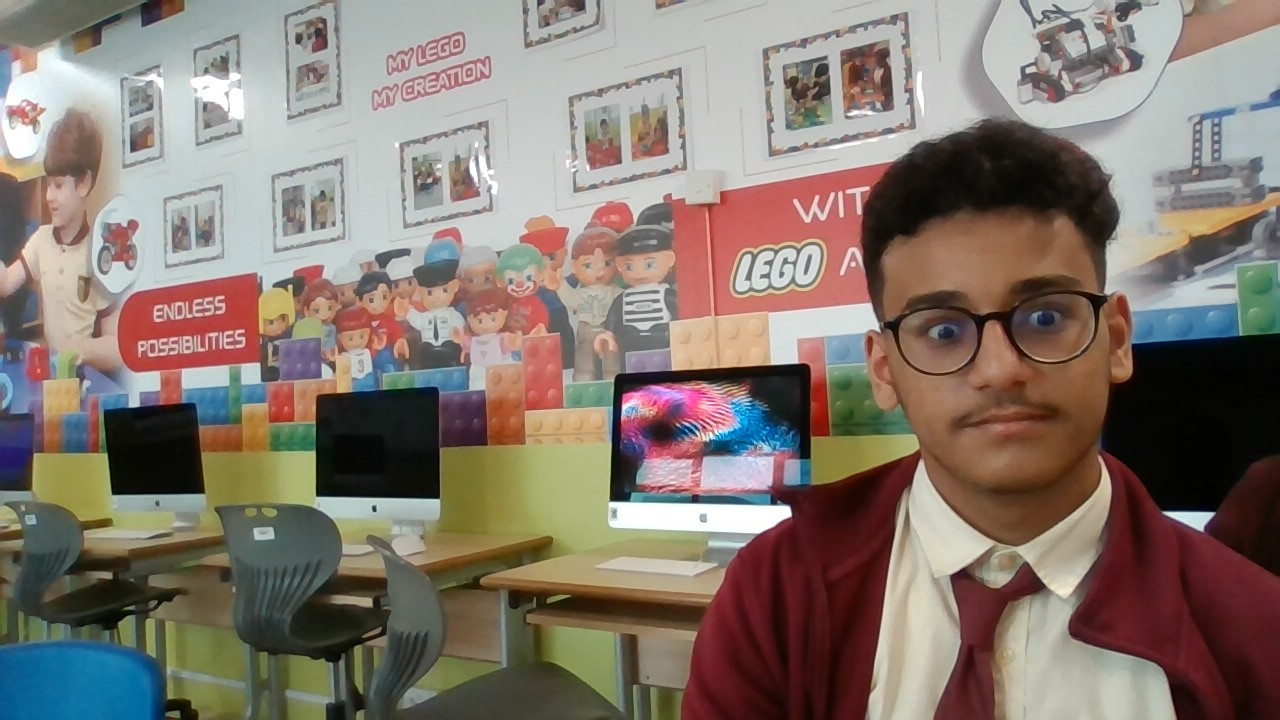
#> input picture Senior Team/Intro/images/Adam_1.jpg, 1280 x 720 px, given in place of the camera
$ python Alarm_system.py
#> lines starting #> are read from the running program, lines starting #| are printed output that depends on the picture
import cv2
import imutils

import threading
import winsound

from rich import box
from rich import print
from rich.panel import Panel


def alarm_bleep():
    global alarm
    for _ in range(5):
        if not alarm_mode:
            break
        print(Panel.fit("[b]ALARM !!", title = "[b]ALERT 🟥", title_align = "left", box = box.SQUARE, border_style = "bold red"))
        winsound.Beep(2500, 100)
    alarm = False


cap = cv2.VideoCapture(0, cv2.CAP_DSHOW)

cap.set(cv2.CAP_PROP_FRAME_WIDTH, 640)
cap.set(cv2.CAP_PROP_FRAME_HEIGHT, 480)

_, start_frame = cap.read()
#> start_frame is the input picture: shape (720, 1280, 3); mean B, G, R 110.8, 120, 132.7
start_frame = imutils.resize(start_frame, width = 500)
#> start_frame: shape (281, 500, 3)
start_frame = cv2.cvtColor(start_frame, cv2.COLOR_BGR2GRAY)
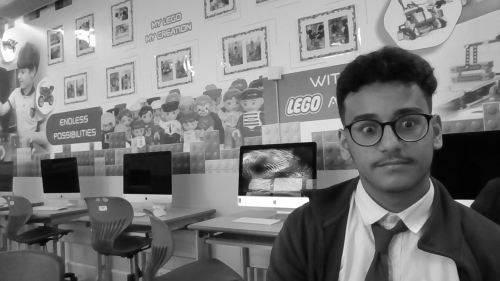
#> start_frame: shape (281, 500); min 1, max 255, mean 122.8
start_frame = cv2.GaussianBlur(start_frame, (21, 21), 0)
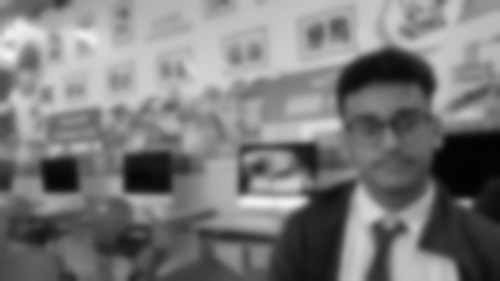
#> start_frame: shape (281, 500); min 3, max 242, mean 122.8

alarm = False
alarm_mode = False
alarm_counter = 0


while True:
    _, frame = cap.read()
    frame = imutils.resize(frame, width=500)

    if alarm_mode:
        frame_bw = cv2.cvtColor(frame, cv2.COLOR_BGR2GRAY)
        frame_bw = cv2.GaussianBlur(frame_bw, (5, 5), 0)

        difference = cv2.absdiff(frame_bw, start_frame)
        threshold = cv2.threshold(difference, 25, 255, cv2.THRESH_BINARY)[1]
        start_frame = frame_bw

        if threshold.sum() > 300:
            alarm_counter += 1
        else:
            if alarm_counter > 0:
                alarm_counter -= 1

        cv2.imshow("Camera", threshold)
    else:
        cv2.imshow("Camera", frame)

    if alarm_counter > 20:
        if not alarm:
            alarm = True
            threading.Thread(target = alarm_bleep).start()

    key_pressed = cv2.waitKey(30)
#> (key q is pressed here)


    if key_pressed == ord("t"):
        alarm_mode = not alarm_mode
        alarm_counter = 0
    if key_pressed == ord("q"):
        alarm_mode = False
        break

    key = cv2.waitKey(1)
    if key == 27:
            break


cap.release()
cv2.destroyAllWindows()

$ run again, on Senior Team/Intro/images/Adam_2.jpg
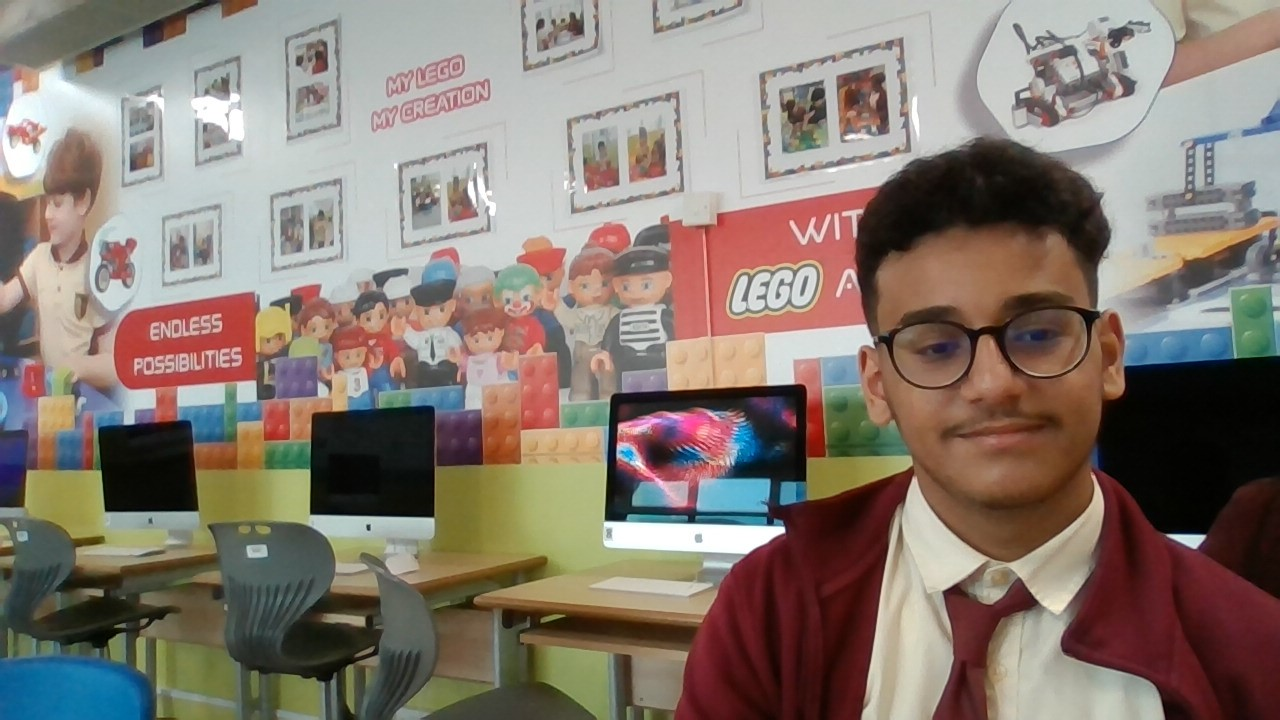
#> input picture Senior Team/Intro/images/Adam_2.jpg, 1280 x 720 px, given in place of the camera
#> start_frame is the input picture: shape (720, 1280, 3); mean B, G, R 112.6, 121.8, 134.2
#> `start_frame = cv2.cvtColor(start_frame, cv2.COLOR_BGR2GRAY)`:
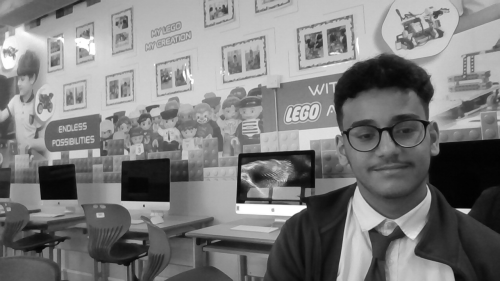
#> start_frame: shape (281, 500); min 1, max 255, mean 124.5
#> `start_frame = cv2.GaussianBlur(start_frame, (21, 21), 0)`:
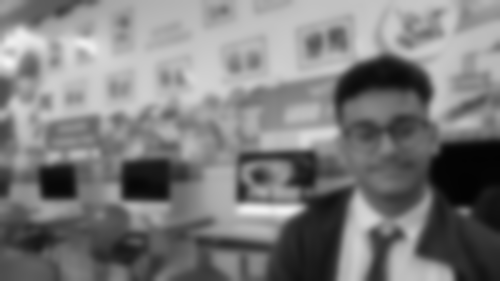
#> start_frame: shape (281, 500); min 3, max 242, mean 124.5

$ run again, on Senior Team/Intro/images/Elon Musk.jpg
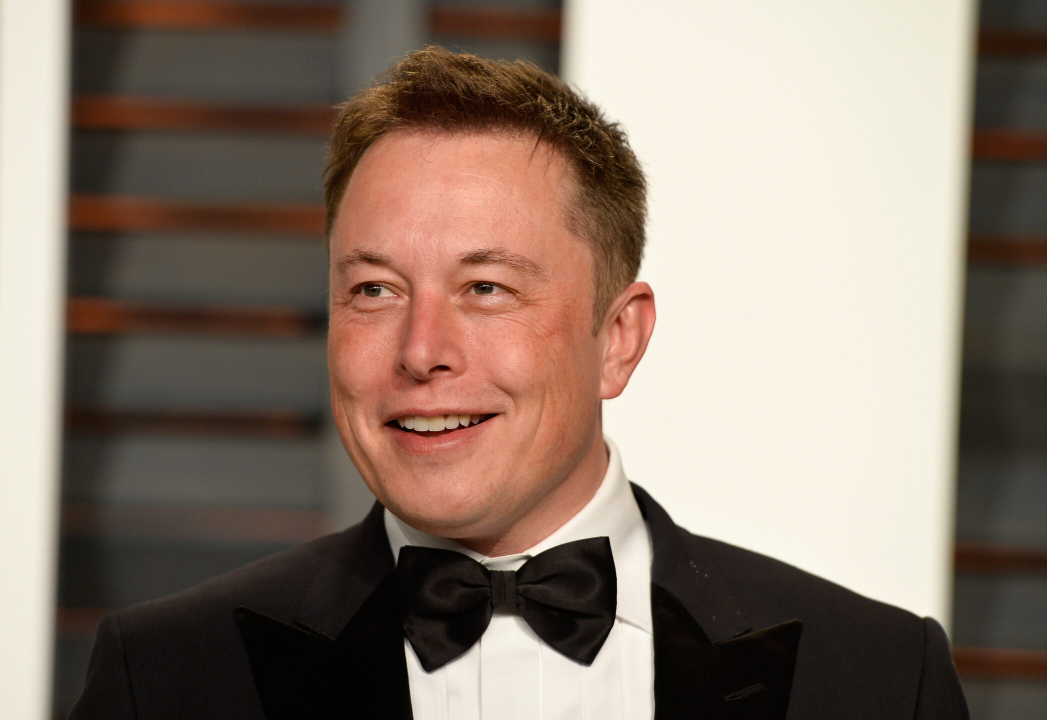
#> input picture Senior Team/Intro/images/Elon Musk.jpg, 2093 x 1440 px, given in place of the camera (shown at 1/2 size)
#> start_frame is the input picture: shape (1440, 2093, 3); mean B, G, R 109.9, 122.5, 139.3
#> `start_frame = cv2.cvtColor(start_frame, cv2.COLOR_BGR2GRAY)`:
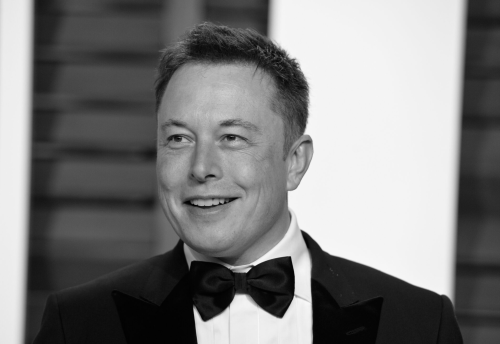
#> start_frame: shape (344, 500); min 2, max 247, mean 126.1
#> `start_frame = cv2.GaussianBlur(start_frame, (21, 21), 0)`:
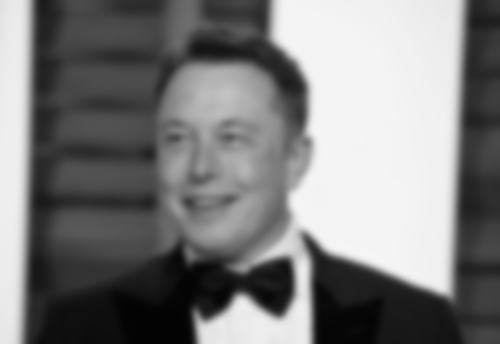
#> start_frame: shape (344, 500); min 3, max 245, mean 126.1

$ run again, on Senior Team/Intro/images/Jeff Bezoz.jpg
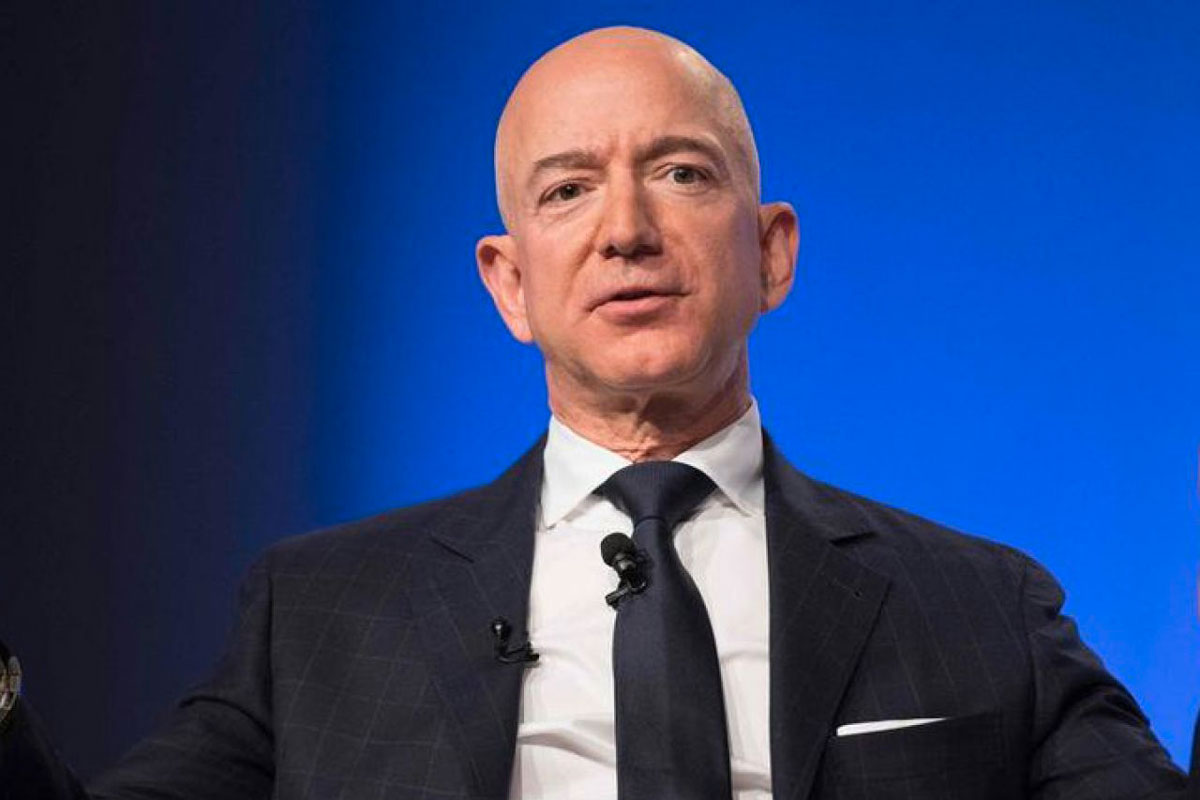
#> input picture Senior Team/Intro/images/Jeff Bezoz.jpg, 1200 x 800 px, given in place of the camera
#> start_frame is the input picture: shape (800, 1200, 3); mean B, G, R 117.3, 67.6, 45.4
#> `start_frame = cv2.cvtColor(start_frame, cv2.COLOR_BGR2GRAY)`:
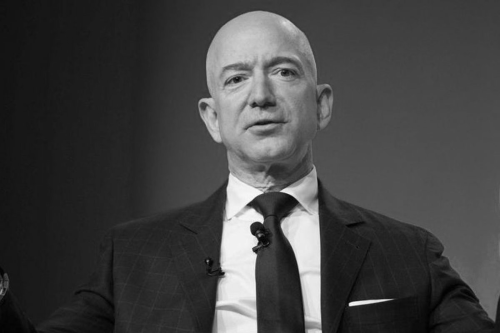
#> start_frame: shape (333, 500); min 1, max 249, mean 66.6
#> `start_frame = cv2.GaussianBlur(start_frame, (21, 21), 0)`:
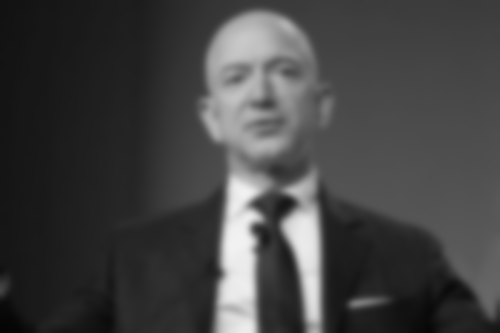
#> start_frame: shape (333, 500); min 5, max 242, mean 66.6
